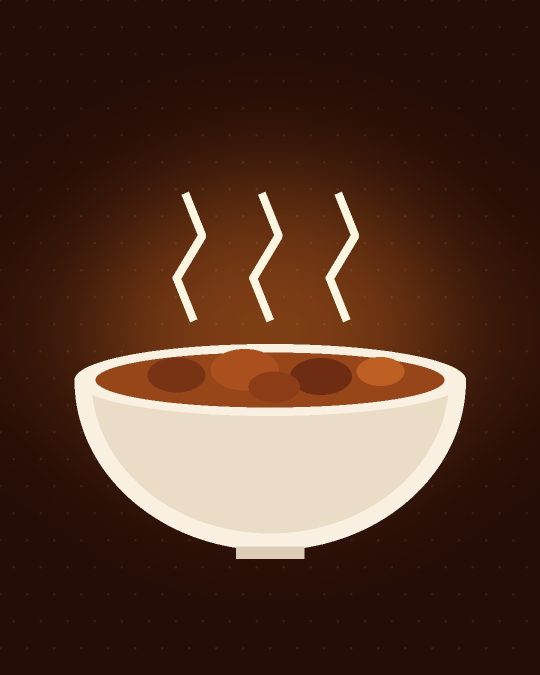
#> input picture assets/karenderia_bowl.jpg, 1080 x 1350 px, found by its file name (shown at 1/2 size)
$ python -i make_post.py   (imports and definitions only)
#> lines starting #> are read from the running program, lines starting #| are printed output that depends on the picture; after the words box and inside, x2 and y2 are one past the last pixel; in counts of white or black regions, pixels touching at a corner belong together
#!/usr/bin/env python3
"""Generate a Thamara's Lechon Facebook post graphic (1080x1350, no prices).

Usage:
  python3 make_post.py spec.json out.jpg

spec.json fields:
  style:     "lechon" | "lechon_sliced" | "karenderia" | "bbq" | "poll"
  tag:       short label in the pill (e.g. "PARA SA HANDAAN")
  headline:  big hook text (keep under ~40 chars; wraps to 2-3 lines)
  sub:       one supporting line
  items:     list of 1-3 menu item names (no prices)   [not used by poll]
  poll_a / poll_b: the two options                     [poll only]
  cta:       call to action, e.g. "MESSAGE LANG MI"
  cta_sub:   small line under the CTA
"""
import json, math, os, re, sys
from PIL import Image, ImageDraw, ImageFont, ImageFilter, ImageEnhance

HERE = os.path.dirname(os.path.abspath(__file__))
W, H = 1080, 1350
GOLD = (240, 196, 98); MAROON = (92, 15, 5); CREAM = (255, 246, 224)
YEL = (255, 225, 77); DARK = (38, 12, 6); GREEN = (30, 140, 60)
PHONE = "(0951) 781 4902"
PLACE = "Lapinigan, San Francisco, Agusan del Sur"

# [10 lines left out: function font, not called in this run]

PRICE_RE = re.compile(r"(₱|php|\bp\s?\d|\d+\s?(pesos?|php))", re.I)

# [27 lines left out: functions check_no_price, wrap, fit_headline, not called in this run]

def photo_bg(name, box_h=620, top=420):
#> called with name = 'assets/karenderia_bowl.jpg', box_h = 620, top = 420
    src = Image.open(os.path.join(HERE, "assets", name)).convert("RGB")
#> src is the input picture: PIL image 1080x1350 RGB; mean R, G, B 83.3, 52.5, 38.3
    # cover-fit into W x box_h
    r = max(W / src.width, box_h / src.height)
#> r = 1
    src = src.resize((int(src.width * r) + 1, int(src.height * r) + 1), Image.LANCZOS)
#> src: PIL image 1081x1351 RGB
    x = (src.width - W) // 2; y = (src.height - box_h) // 2
#> after `x = (src.width - W) // 2`: x = 0
#> after `y = (src.height - box_h) // 2`: y = 365
    ph = src.crop((x, y, x + W, y + box_h))
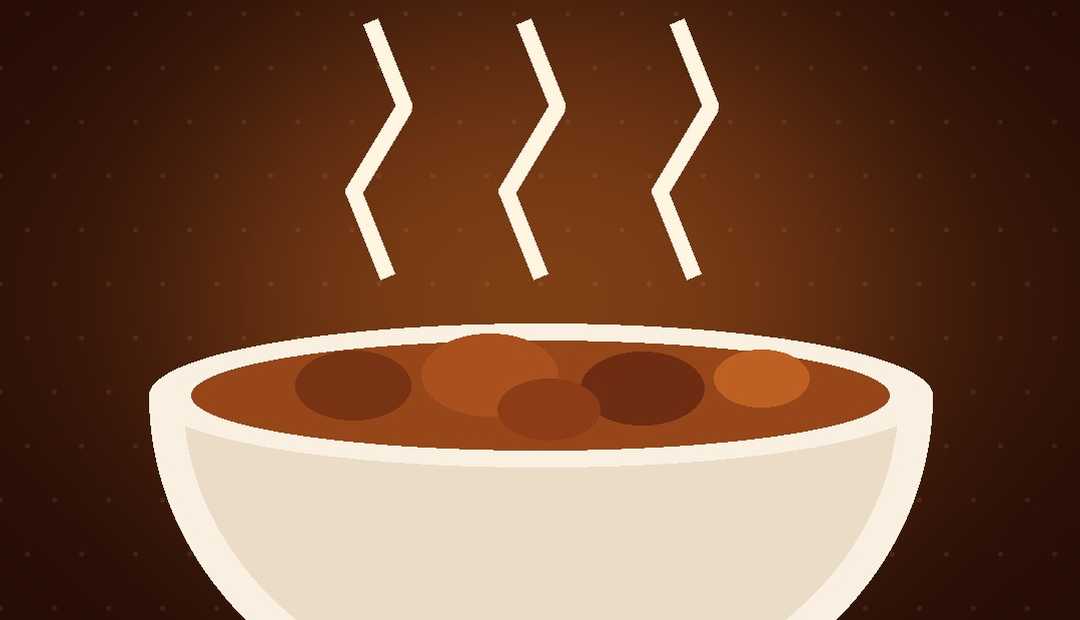
#> ph: PIL image 1080x620 RGB; mean R, G, B 119.3, 82, 60.2
    ph = ImageEnhance.Contrast(ph).enhance(1.08)
    m = Image.new("L", (W, box_h), 0)
#> m: PIL image 1080x620 L; every value is 0
    ImageDraw.Draw(m).ellipse((120, 30, W - 120, box_h + 60), fill=255)
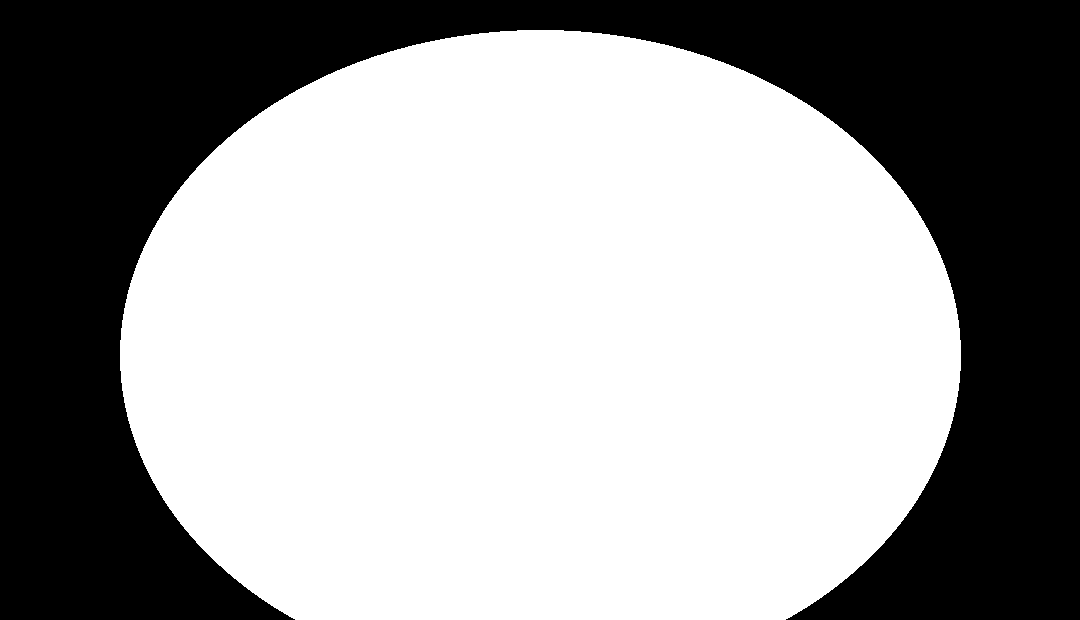
#> m: PIL image 1080x620 L; 61.2% white; 1 black region, box (x1, y1, x2, y2) and area: (0, 0, 1080, 620) 260032
    m = m.filter(ImageFilter.GaussianBlur(110))
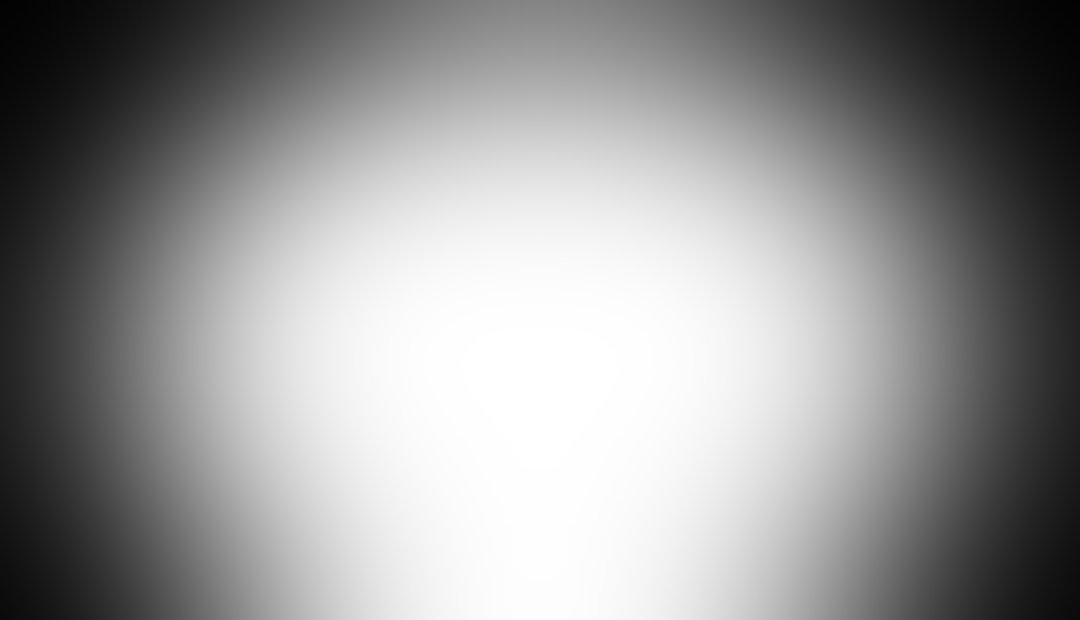
#> m: PIL image 1080x620 L; min 2, max 255, mean 149.5
    ph = Image.composite(ImageEnhance.Brightness(ph).enhance(1.15),
                         ImageEnhance.Brightness(ph).enhance(0.42), m)
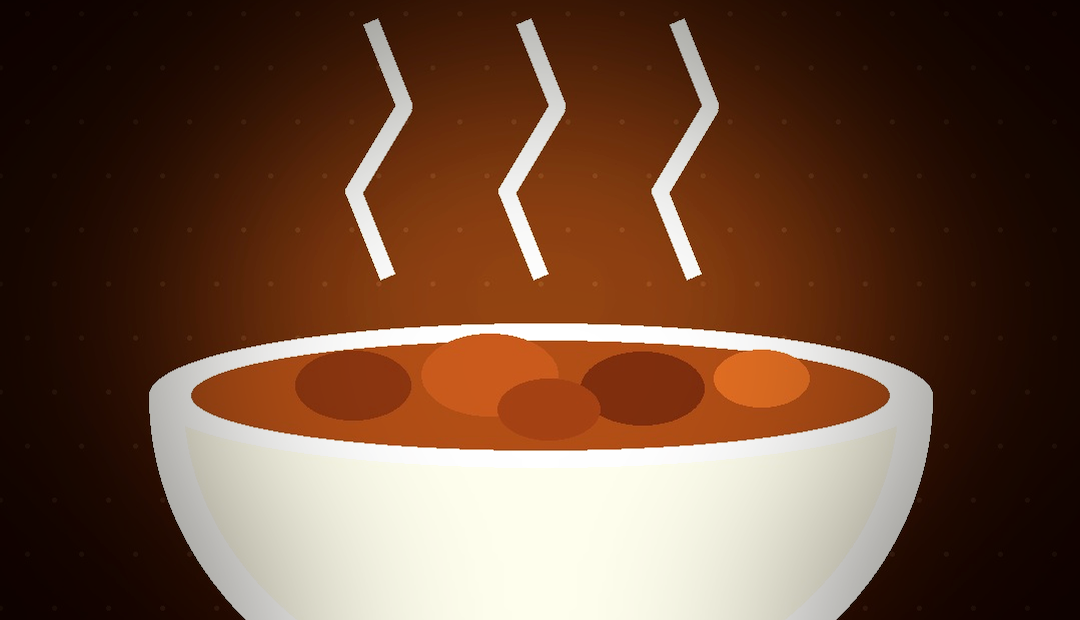
#> ph: PIL image 1080x620 RGB; mean R, G, B 108.8, 76.4, 56.9
    img = Image.new("RGB", (W, H), DARK)
    img.paste(ph, (0, top))
    img = img.convert("RGBA")
#> img: PIL image 1080x1350 RGBA
    ov = Image.new("RGBA", (W, H), (0, 0, 0, 0)); od = ImageDraw.Draw(ov)
#> after `ov = Image.new('RGBA', (W, H), (0, 0, 0, 0))`: ov: PIL image 1080x1350 RGBA; every value is 0
    for i in range(150):
        a = int(255 * (1 - i / 150))
        od.line([(0, top + i), (W, top + i)], fill=DARK + (a,))
        od.line([(0, top + box_h - 1 - i), (W, top + box_h - 1 - i)], fill=DARK + (a,))
    img = Image.alpha_composite(img, ov)
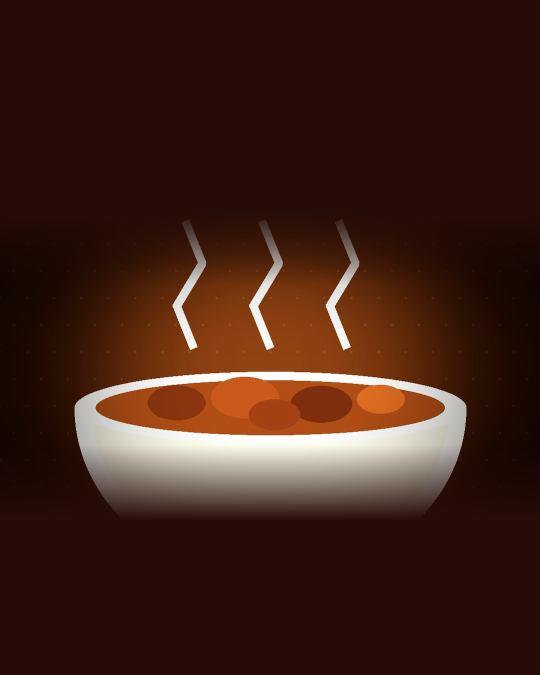
#> img: PIL image 1080x1350 RGBA (shown at 1/2 size); mean R, G, B, A 63.6, 33.7, 22.1, 255
    beam = Image.new("RGBA", (W, H), (0, 0, 0, 0))
    ImageDraw.Draw(beam).polygon([(470, 150), (610, 150), (880, top + box_h - 60), (200, top + box_h - 60)],
                                 fill=(255, 240, 200, 50))
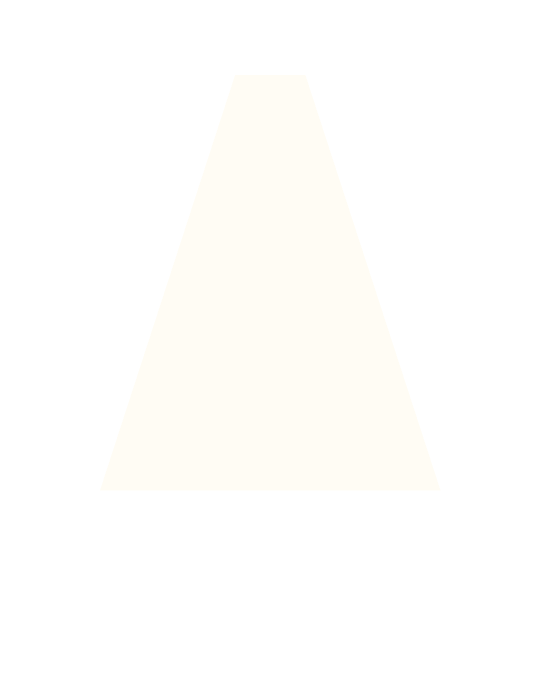
#> beam: PIL image 1080x1350 RGBA (shown at 1/2 size); mean R, G, B, A 59.7, 56.2, 46.9, 11.7; transparent parts drawn white
    return Image.alpha_composite(img, beam.filter(ImageFilter.GaussianBlur(30)))
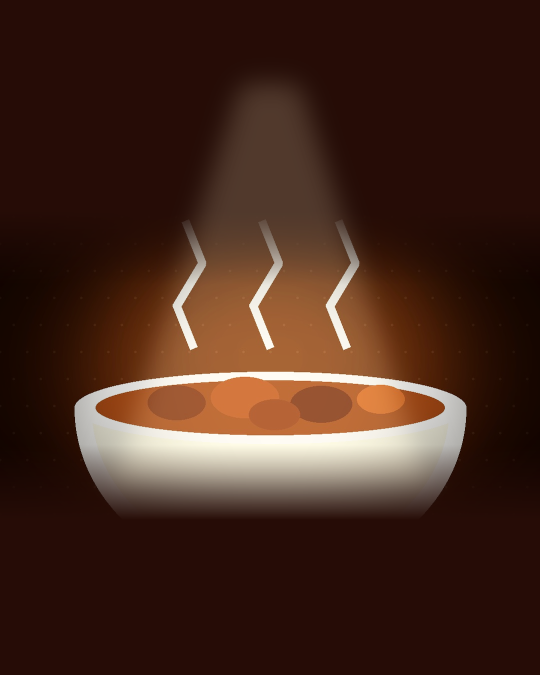
#> returned value: PIL image 1080x1350 RGBA (shown at 1/2 size); mean R, G, B, A 68.1, 39.5, 27.4, 255

# [146 lines left out: functions warm_bg, draw_bowl, draw_skewers, header, headline_block, item_chips and 2 more, not called in this run]

# [3 lines not run here, left out]

>>> result = photo_bg('assets/karenderia_bowl.jpg')
